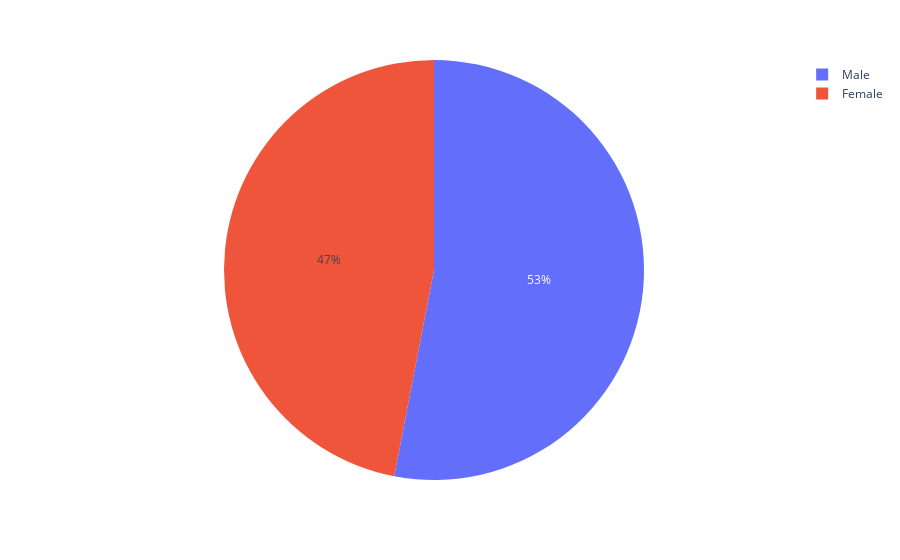

The cell this chart's notebook holds for it:
### Code cell
# Male Vs Female vaccination 

male = vaccination["Male(Individuals Vaccinated)"].sum()
female = vaccination["Female(Individuals Vaccinated)"].sum()
fig=px.pie(names=["Male","Female"], values=[male,female])
fig.show()

### Figure 1 — Plotly figure (JSON) as saved in the notebook; plotly's stock layout.template omitted (floating-point values rounded to 4 significant figures)
{"data": [{"domain": {"x": [0, 1], "y": [0, 1]}, "hovertemplate": "label=%{label}<br>value=%{value}<extra></extra>", "labels": ["Male", "Female"], "legendgroup": "", "name": "", "showlegend": true, "type": "pie", "values": [7138698858, 6321628736]}], "layout": {"legend": {"tracegroupgap": 0}, "margin": {"t": 60}}}
